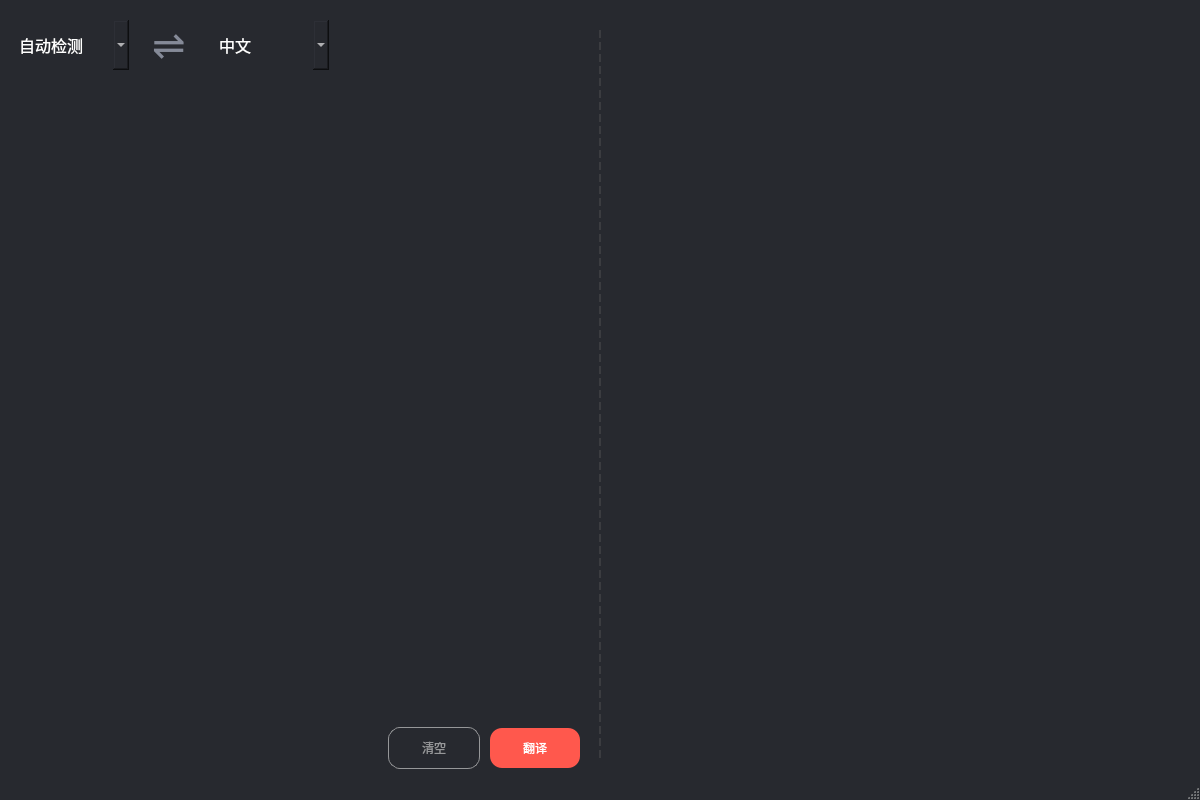
<?xml version="1.0" encoding="UTF-8"?>
<ui version="4.0">
 <class>MainWindow</class>
 <widget class="QMainWindow" name="MainWindow">
  <property name="geometry">
   <rect>
    <x>0</x>
    <y>0</y>
    <width>1200</width>
    <height>800</height>
   </rect>
  </property>
  <property name="windowTitle">
   <string>MainWindow</string>
  </property>
  <property name="styleSheet">
   <string notr="true">QMainWindow{
	background-color: #27292F;
}</string>
  </property>
  <widget class="QWidget" name="centralwidget">
   <layout class="QVBoxLayout" name="verticalLayout_4">
    <property name="topMargin">
     <number>20</number>
    </property>
    <item>
     <layout class="QHBoxLayout" name="MainLayout">
      <property name="spacing">
       <number>0</number>
      </property>
      <item>
       <layout class="QVBoxLayout" name="InputLayout">
        <item>
         <layout class="QHBoxLayout" name="LanguageLayout">
          <property name="spacing">
           <number>15</number>
          </property>
          <item>
           <widget class="QComboBox" name="SourceComboBox">
            <property name="sizePolicy">
             <sizepolicy hsizetype="Fixed" vsizetype="Fixed">
              <horstretch>0</horstretch>
              <verstretch>0</verstretch>
             </sizepolicy>
            </property>
            <property name="minimumSize">
             <size>
              <width>120</width>
              <height>50</height>
             </size>
            </property>
            <property name="styleSheet">
             <string notr="true">QComboBox{
	border: none;
	background-color: #27292F;
    font-family: 'Microsoft Yahei';
    font-size: 12pt;
    color: white;
	padding-left: 10px;
	border-radius: 15px;
}

QComboBox:hover{
	background-color: #2F3137;
}

QComboBox::drop-down{
	border-image:url(:/ComboBox/下拉箭头.svg);
	margin-right: 8px;
	margin-top: 15px;
	width: 20px;
	height: 20px;
}

QComboBox QAbstractItemView{
	border: none;
	border-radius: 10px;
	outline: none;
	color: #cccccc;
	font: 12pt &quot;Microsoft Tahei&quot;;
	background: #303338;
	padding: 12px 6px 12px 6px;
}</string>
            </property>
            <property name="currentText">
             <string extracomment="英语">自动检测</string>
            </property>
            <property name="currentIndex">
             <number>0</number>
            </property>
            <property name="frame">
             <bool>false</bool>
            </property>
            <item>
             <property name="text">
              <string>自动检测</string>
             </property>
            </item>
            <item>
             <property name="text">
              <string>中文</string>
             </property>
            </item>
            <item>
             <property name="text">
              <string>英语</string>
             </property>
            </item>
            <item>
             <property name="text">
              <string>日语</string>
             </property>
            </item>
            <item>
             <property name="text">
              <string>法语</string>
             </property>
            </item>
            <item>
             <property name="text">
              <string>德语</string>
             </property>
            </item>
            <item>
             <property name="text">
              <string>意大利语</string>
             </property>
            </item>
            <item>
             <property name="text">
              <string>西班牙语</string>
             </property>
            </item>
            <item>
             <property name="text">
              <string>葡萄牙语</string>
             </property>
            </item>
            <item>
             <property name="text">
              <string>俄语</string>
             </property>
            </item>
           </widget>
          </item>
          <item>
           <widget class="QPushButton" name="SwapButton">
            <property name="sizePolicy">
             <sizepolicy hsizetype="Preferred" vsizetype="Preferred">
              <horstretch>0</horstretch>
              <verstretch>0</verstretch>
             </sizepolicy>
            </property>
            <property name="minimumSize">
             <size>
              <width>0</width>
              <height>0</height>
             </size>
            </property>
            <property name="maximumSize">
             <size>
              <width>1111111</width>
              <height>1111111</height>
             </size>
            </property>
            <property name="toolTip">
             <string>交换语言</string>
            </property>
            <property name="styleSheet">
             <string notr="true">QPushButton{
	width: 40px;
	height: 30px;
	border: none;
	background-color: transparent;
	font-size: 30pt;
	color: #858A98;
	margin-left: 5px;
	margin-right: 5px;
}

QToolTip{
	background-color: #36393E;
	border: none;
	border-radius: 10px;
	font: 8pt &quot;Microsoft Yahei&quot;;
	color: #A7ABBD;
}</string>
            </property>
            <property name="text">
             <string>⇌</string>
            </property>
           </widget>
          </item>
          <item>
           <widget class="QComboBox" name="TargetComboBox">
            <property name="sizePolicy">
             <sizepolicy hsizetype="Fixed" vsizetype="Fixed">
              <horstretch>0</horstretch>
              <verstretch>0</verstretch>
             </sizepolicy>
            </property>
            <property name="minimumSize">
             <size>
              <width>120</width>
              <height>50</height>
             </size>
            </property>
            <property name="styleSheet">
             <string notr="true">QComboBox{
	border: none;
	background-color: #27292F;
    font-family: 'Microsoft Yahei';
    font-size: 12pt;
    color: white;
	padding-left: 10px;
	border-radius: 15px;
}

QComboBox:hover{
	background-color: #2F3137;
}

QComboBox::drop-down{
	border-image:url(:/ComboBox/下拉箭头.svg);
	margin-right: 8px;
	margin-top: 15px;
	width: 20px;
	height: 20px;
}

QComboBox QAbstractItemView{
	border: none;
	border-radius: 10px;
	outline: none;
	color: #cccccc;
	font: 12pt &quot;Microsoft Tahei&quot;;
	background: #303338;
	padding: 12px 6px 12px 6px;
}</string>
            </property>
            <property name="currentIndex">
             <number>0</number>
            </property>
            <item>
             <property name="text">
              <string>中文</string>
             </property>
            </item>
            <item>
             <property name="text">
              <string>英语</string>
             </property>
            </item>
            <item>
             <property name="text">
              <string>日语</string>
             </property>
            </item>
            <item>
             <property name="text">
              <string>法语</string>
             </property>
            </item>
            <item>
             <property name="text">
              <string>德语</string>
             </property>
            </item>
            <item>
             <property name="text">
              <string>意大利语</string>
             </property>
            </item>
            <item>
             <property name="text">
              <string>西班牙语</string>
             </property>
            </item>
            <item>
             <property name="text">
              <string>葡萄牙语</string>
             </property>
            </item>
            <item>
             <property name="text">
              <string>俄语</string>
             </property>
            </item>
           </widget>
          </item>
          <item>
           <spacer name="horizontalSpacer">
            <property name="orientation">
             <enum>Qt::Horizontal</enum>
            </property>
            <property name="sizeHint" stdset="0">
             <size>
              <width>40</width>
              <height>20</height>
             </size>
            </property>
           </spacer>
          </item>
         </layout>
        </item>
        <item>
         <widget class="QTextEdit" name="InputTextEdit">
          <property name="minimumSize">
           <size>
            <width>360</width>
            <height>320</height>
           </size>
          </property>
          <property name="font">
           <font>
            <family>Microsoft Yahei</family>
            <pointsize>16</pointsize>
           </font>
          </property>
          <property name="toolTip">
           <string extracomment="请输入要翻译的内容..."/>
          </property>
          <property name="styleSheet">
           <string notr="true">QTextEdit {
	border: none;
	background-color: #27292F;
    font-family: 'Microsoft Yahei';
    font-size: 16pt;
    color: white;
}</string>
          </property>
         </widget>
        </item>
        <item>
         <layout class="QHBoxLayout" name="TranslateLayout">
          <item>
           <widget class="QPushButton" name="UploadFileButton">
            <property name="toolTip">
             <string>文件翻译</string>
            </property>
            <property name="styleSheet">
             <string notr="true">QPushButton {
	height: 40px;
	width: 40px;
	border: none;
	border-image: url(:/UploadButton/上传文件.svg);
	margin-left: 20px;
}

QPushButton:hover {
	border-image: url(:/UploadButton/上传文件-hover.svg);
}

QPushButton:pressed {
	border-image: url(:/UploadButton/上传文件-pressed.svg);
}

QToolTip{
	background-color: #36393E;
	border: none;
	border-radius: 10px;
	font: 8pt &quot;Microsoft Yahei&quot;;
	color: #A7ABBD;

}</string>
            </property>
            <property name="text">
             <string/>
            </property>
           </widget>
          </item>
          <item>
           <spacer name="horizontalSpacer_2">
            <property name="orientation">
             <enum>Qt::Horizontal</enum>
            </property>
            <property name="sizeHint" stdset="0">
             <size>
              <width>40</width>
              <height>20</height>
             </size>
            </property>
           </spacer>
          </item>
          <item>
           <widget class="QPushButton" name="ClearButton">
            <property name="styleSheet">
             <string notr="true">QPushButton{
	height: 40px;
	width: 90px;
	font: 10pt &quot;Microsoft Yahei&quot;;
	color: #969799;
	background-color: transparent;
	border: 1px solid #969799;
	border-radius: 12px;

	margin-right: 10px;
}

QPushButton:hover{
	background-color: rgb(59, 61, 67);
}

QPushButton:pressed{
	background-color: rgb(86, 85, 88);
}</string>
            </property>
            <property name="text">
             <string>清空</string>
            </property>
           </widget>
          </item>
          <item>
           <widget class="QPushButton" name="TranslateButton">
            <property name="styleSheet">
             <string notr="true">QPushButton{
	height: 40px;
	width: 90px;
	font: 10pt &quot;Microsoft Yahei&quot;;
	color: white;
	background-color: #FF584D;
	border: none;
	border-radius: 12px;

	margin-right: 10px;
}

QPushButton:hover{
	background-color:rgb(255, 52, 55);
}

QPushButton:pressed{
	background-color: rgb(239, 95, 97)
}</string>
            </property>
            <property name="text">
             <string>翻译</string>
            </property>
           </widget>
          </item>
         </layout>
        </item>
       </layout>
      </item>
      <item>
       <widget class="QWidget" name="PartingWidget" native="true">
        <property name="sizePolicy">
         <sizepolicy hsizetype="Fixed" vsizetype="Expanding">
          <horstretch>0</horstretch>
          <verstretch>0</verstretch>
         </sizepolicy>
        </property>
        <property name="minimumSize">
         <size>
          <width>20</width>
          <height>0</height>
         </size>
        </property>
        <property name="maximumSize">
         <size>
          <width>20</width>
          <height>16777215</height>
         </size>
        </property>
        <property name="layoutDirection">
         <enum>Qt::LeftToRight</enum>
        </property>
        <layout class="QVBoxLayout" name="verticalLayout">
         <property name="leftMargin">
          <number>8</number>
         </property>
         <property name="rightMargin">
          <number>8</number>
         </property>
         <item>
          <widget class="QFrame" name="PartingFrame">
           <property name="styleSheet">
            <string notr="true">QFrame {
	border: none;
	border-right: 2px dashed #3B3C40;
	background: none;
}</string>
           </property>
           <property name="frameShape">
            <enum>QFrame::VLine</enum>
           </property>
           <property name="frameShadow">
            <enum>QFrame::Raised</enum>
           </property>
          </widget>
         </item>
        </layout>
       </widget>
      </item>
      <item>
       <layout class="QVBoxLayout" name="OutputLayout">
        <item>
         <widget class="QWidget" name="widget" native="true">
          <property name="sizePolicy">
           <sizepolicy hsizetype="Expanding" vsizetype="Fixed">
            <horstretch>0</horstretch>
            <verstretch>0</verstretch>
           </sizepolicy>
          </property>
          <property name="minimumSize">
           <size>
            <width>0</width>
            <height>51</height>
           </size>
          </property>
          <property name="sizeIncrement">
           <size>
            <width>0</width>
            <height>51</height>
           </size>
          </property>
          <property name="styleSheet">
           <string notr="true">QWidget{
	margin-bottom: 20px;
}</string>
          </property>
         </widget>
        </item>
        <item>
         <widget class="QTextBrowser" name="OutputTextBrowser">
          <property name="minimumSize">
           <size>
            <width>360</width>
            <height>320</height>
           </size>
          </property>
          <property name="styleSheet">
           <string notr="true">QTextEdit {
	border: none;
	background-color: #27292F;
    font-family: 'Microsoft Yahei';
    font-size: 16pt;
    color: white;
}</string>
          </property>
         </widget>
        </item>
        <item>
         <layout class="QHBoxLayout" name="horizontalLayout_2">
          <item>
           <widget class="QPushButton" name="CopyButton">
            <property name="toolTip">
             <string>复制</string>
            </property>
            <property name="styleSheet">
             <string notr="true">QPushButton {
	height: 40px;
	width: 40px;
	border: none;
	border-image: url(:/CopyButton/复制.svg);
	margin-left: 10px;
}

QPushButton:hover {
	border-image: url(:/CopyButton/复制-hover.svg);
}

QPushButton:pressed {
	border-image: url(:/CopyButton/复制-pressed.svg);
}

QToolTip{
	background-color: #36393E;
	border: none;
	border-radius: 10px;
	font: 8pt &quot;Microsoft Yahei&quot;;
	color: #A7ABBD;

}</string>
            </property>
            <property name="text">
             <string/>
            </property>
           </widget>
          </item>
          <item>
           <spacer name="horizontalSpacer_3">
            <property name="orientation">
             <enum>Qt::Horizontal</enum>
            </property>
            <property name="sizeHint" stdset="0">
             <size>
              <width>40</width>
              <height>20</height>
             </size>
            </property>
           </spacer>
          </item>
         </layout>
        </item>
       </layout>
      </item>
     </layout>
    </item>
   </layout>
  </widget>
  <widget class="QMenuBar" name="menubar">
   <property name="geometry">
    <rect>
     <x>0</x>
     <y>0</y>
     <width>1200</width>
     <height>22</height>
    </rect>
   </property>
  </widget>
  <widget class="QStatusBar" name="statusbar"/>
 </widget>
 <resources>
  <include location="icon_resources/pydeepl.qrc"/>
 </resources>
 <connections/>
</ui>
